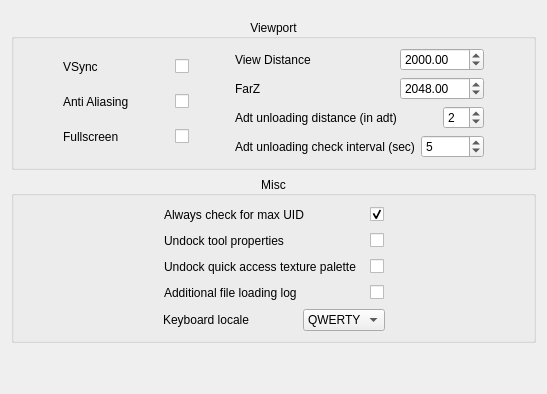
        <widget class="QWidget" name="tab_7">
         <attribute name="title">
          <string>Preferences</string>
         </attribute>
         <layout class="QVBoxLayout" name="verticalLayout_26">
          <item>
           <layout class="QVBoxLayout" name="verticalLayout_27">
            <property name="topMargin">
             <number>8</number>
            </property>
            <item>
             <widget class="QGroupBox" name="groupBox_7">
              <property name="title">
               <string>Viewport</string>
              </property>
              <property name="alignment">
               <set>Qt::AlignCenter</set>
              </property>
              <layout class="QVBoxLayout" name="verticalLayout_28">
               <item>
                <layout class="QVBoxLayout" name="verticalLayout_29">
                 <item>
                  <layout class="QHBoxLayout" name="horizontalLayout_49">
                   <item>
                    <spacer name="horizontalSpacer_38">
                     <property name="orientation">
                      <enum>Qt::Horizontal</enum>
                     </property>
                     <property name="sizeHint" stdset="0">
                      <size>
                       <width>40</width>
                       <height>20</height>
                      </size>
                     </property>
                    </spacer>
                   </item>
                   <item>
                    <layout class="QVBoxLayout" name="verticalLayout_30">
                     <item>
                      <layout class="QHBoxLayout" name="horizontalLayout_50">
                       <item>
                        <widget class="QLabel" name="label_32">
                         <property name="toolTip">
                          <string>Requires restart</string>
                         </property>
                         <property name="text">
                          <string>VSync</string>
                         </property>
                        </widget>
                       </item>
                       <item>
                        <spacer name="horizontalSpacer_39">
                         <property name="orientation">
                          <enum>Qt::Horizontal</enum>
                         </property>
                         <property name="sizeHint" stdset="0">
                          <size>
                           <width>40</width>
                           <height>20</height>
                          </size>
                         </property>
                        </spacer>
                       </item>
                       <item>
                        <widget class="QCheckBox" name="_vsync_cb">
                         <property name="toolTip">
                          <string>Requires restart</string>
                         </property>
                         <property name="text">
                          <string/>
                         </property>
                        </widget>
                       </item>
                      </layout>
                     </item>
                     <item>
                      <layout class="QHBoxLayout" name="horizontalLayout_51">
                       <item>
                        <widget class="QLabel" name="label_33">
                         <property name="toolTip">
                          <string>Requires restart</string>
                         </property>
                         <property name="text">
                          <string>Anti Aliasing</string>
                         </property>
                        </widget>
                       </item>
                       <item>
                        <spacer name="horizontalSpacer_40">
                         <property name="orientation">
                          <enum>Qt::Horizontal</enum>
                         </property>
                         <property name="sizeHint" stdset="0">
                          <size>
                           <width>40</width>
                           <height>20</height>
                          </size>
                         </property>
                        </spacer>
                       </item>
                       <item>
                        <widget class="QCheckBox" name="_anti_aliasing_cb">
                         <property name="toolTip">
                          <string>Requires restart</string>
                         </property>
                         <property name="text">
                          <string/>
                         </property>
                        </widget>
                       </item>
                      </layout>
                     </item>
                     <item>
                      <layout class="QHBoxLayout" name="horizontalLayout_52">
                       <item>
                        <widget class="QLabel" name="label_34">
                         <property name="toolTip">
                          <string>Requires restart</string>
                         </property>
                         <property name="text">
                          <string>Fullscreen</string>
                         </property>
                        </widget>
                       </item>
                       <item>
                        <spacer name="horizontalSpacer_41">
                         <property name="orientation">
                          <enum>Qt::Horizontal</enum>
                         </property>
                         <property name="sizeHint" stdset="0">
                          <size>
                           <width>40</width>
                           <height>20</height>
                          </size>
                         </property>
                        </spacer>
                       </item>
                       <item>
                        <widget class="QCheckBox" name="_fullscreen_cb">
                         <property name="toolTip">
                          <string>Requires restart</string>
                         </property>
                         <property name="text">
                          <string/>
                         </property>
                        </widget>
                       </item>
                      </layout>
                     </item>
                    </layout>
                   </item>
                   <item>
                    <spacer name="horizontalSpacer_42">
                     <property name="orientation">
                      <enum>Qt::Horizontal</enum>
                     </property>
                     <property name="sizeHint" stdset="0">
                      <size>
                       <width>40</width>
                       <height>20</height>
                      </size>
                     </property>
                    </spacer>
                   </item>
                   <item>
                    <layout class="QVBoxLayout" name="verticalLayout_31">
                     <item>
                      <layout class="QHBoxLayout" name="horizontalLayout_53">
                       <item>
                        <widget class="QLabel" name="label_35">
                         <property name="text">
                          <string>View Distance</string>
                         </property>
                        </widget>
                       </item>
                       <item>
                        <spacer name="horizontalSpacer_43">
                         <property name="orientation">
                          <enum>Qt::Horizontal</enum>
                         </property>
                         <property name="sizeHint" stdset="0">
                          <size>
                           <width>40</width>
                           <height>20</height>
                          </size>
                         </property>
                        </spacer>
                       </item>
                       <item>
                        <widget class="QDoubleSpinBox" name="viewDistanceField">
                         <property name="maximum">
                          <double>1048576.000000000000000</double>
                         </property>
                         <property name="value">
                          <double>2000.000000000000000</double>
                         </property>
                        </widget>
                       </item>
                      </layout>
                     </item>
                     <item>
                      <layout class="QHBoxLayout" name="horizontalLayout_54">
                       <item>
                        <widget class="QLabel" name="label_36">
                         <property name="text">
                          <string>FarZ</string>
                         </property>
                        </widget>
                       </item>
                       <item>
                        <spacer name="horizontalSpacer_44">
                         <property name="orientation">
                          <enum>Qt::Horizontal</enum>
                         </property>
                         <property name="sizeHint" stdset="0">
                          <size>
                           <width>40</width>
                           <height>20</height>
                          </size>
                         </property>
                        </spacer>
                       </item>
                       <item>
                        <widget class="QDoubleSpinBox" name="farZField">
                         <property name="maximum">
                          <double>1048576.000000000000000</double>
                         </property>
                         <property name="value">
                          <double>2048.000000000000000</double>
                         </property>
                        </widget>
                       </item>
                      </layout>
                     </item>
                     <item>
                      <layout class="QHBoxLayout" name="horizontalLayout_55">
                       <item>
                        <widget class="QLabel" name="label_37">
                         <property name="text">
                          <string>Adt unloading distance (in adt)</string>
                         </property>
                        </widget>
                       </item>
                       <item>
                        <spacer name="horizontalSpacer_45">
                         <property name="orientation">
                          <enum>Qt::Horizontal</enum>
                         </property>
                         <property name="sizeHint" stdset="0">
                          <size>
                           <width>40</width>
                           <height>20</height>
                          </size>
                         </property>
                        </spacer>
                       </item>
                       <item>
                        <widget class="QSpinBox" name="_adt_unload_dist">
                         <property name="minimum">
                          <number>1</number>
                         </property>
                         <property name="maximum">
                          <number>64</number>
                         </property>
                         <property name="value">
                          <number>2</number>
                         </property>
                        </widget>
                       </item>
                      </layout>
                     </item>
                     <item>
                      <layout class="QHBoxLayout" name="horizontalLayout_56">
                       <item>
                        <widget class="QLabel" name="label_38">
                         <property name="text">
                          <string>Adt unloading check interval (sec)</string>
                         </property>
                        </widget>
                       </item>
                       <item>
                        <widget class="QSpinBox" name="_adt_unload_check_interval">
                         <property name="minimum">
                          <number>1</number>
                         </property>
                         <property name="value">
                          <number>5</number>
                         </property>
                        </widget>
                       </item>
                      </layout>
                     </item>
                    </layout>
                   </item>
                   <item>
                    <spacer name="horizontalSpacer_46">
                     <property name="orientation">
                      <enum>Qt::Horizontal</enum>
                     </property>
                     <property name="sizeHint" stdset="0">
                      <size>
                       <width>40</width>
                       <height>20</height>
                      </size>
                     </property>
                    </spacer>
                   </item>
                  </layout>
                 </item>
                </layout>
               </item>
              </layout>
             </widget>
            </item>
           </layout>
          </item>
          <item>
           <widget class="QGroupBox" name="groupBox_8">
            <property name="title">
             <string>Misc</string>
            </property>
            <property name="alignment">
             <set>Qt::AlignCenter</set>
            </property>
            <layout class="QVBoxLayout" name="verticalLayout_32">
             <item>
              <layout class="QVBoxLayout" name="verticalLayout_33">
               <property name="bottomMargin">
                <number>0</number>
               </property>
               <item>
                <layout class="QHBoxLayout" name="horizontalLayout_57">
                 <item>
                  <spacer name="horizontalSpacer_47">
                   <property name="orientation">
                    <enum>Qt::Horizontal</enum>
                   </property>
                   <property name="sizeHint" stdset="0">
                    <size>
                     <width>40</width>
                     <height>20</height>
                    </size>
                   </property>
                  </spacer>
                 </item>
                 <item>
                  <widget class="QLabel" name="label_39">
                   <property name="minimumSize">
                    <size>
                     <width>200</width>
                     <height>0</height>
                    </size>
                   </property>
                   <property name="text">
                    <string>Always check for max UID</string>
                   </property>
                  </widget>
                 </item>
                 <item>
                  <widget class="QCheckBox" name="_uid_cb">
                   <property name="text">
                    <string/>
                   </property>
                   <property name="checked">
                    <bool>true</bool>
                   </property>
                  </widget>
                 </item>
                 <item>
                  <spacer name="horizontalSpacer_48">
                   <property name="orientation">
                    <enum>Qt::Horizontal</enum>
                   </property>
                   <property name="sizeHint" stdset="0">
                    <size>
                     <width>40</width>
                     <height>20</height>
                    </size>
                   </property>
                  </spacer>
                 </item>
                </layout>
               </item>
               <item>
                <layout class="QHBoxLayout" name="horizontalLayout_59">
                 <item>
                  <spacer name="horizontalSpacer_51">
                   <property name="orientation">
                    <enum>Qt::Horizontal</enum>
                   </property>
                   <property name="sizeHint" stdset="0">
                    <size>
                     <width>40</width>
                     <height>20</height>
                    </size>
                   </property>
                  </spacer>
                 </item>
                 <item>
                  <widget class="QLabel" name="label_41">
                   <property name="minimumSize">
                    <size>
                     <width>200</width>
                     <height>0</height>
                    </size>
                   </property>
                   <property name="text">
                    <string>Undock tool properties</string>
                   </property>
                  </widget>
                 </item>
                 <item>
                  <widget class="QCheckBox" name="_undock_tool_properties">
                   <property name="text">
                    <string/>
                   </property>
                  </widget>
                 </item>
                 <item>
                  <spacer name="horizontalSpacer_52">
                   <property name="orientation">
                    <enum>Qt::Horizontal</enum>
                   </property>
                   <property name="sizeHint" stdset="0">
                    <size>
                     <width>40</width>
                     <height>20</height>
                    </size>
                   </property>
                  </spacer>
                 </item>
                </layout>
               </item>
               <item>
                <layout class="QHBoxLayout" name="horizontalLayout_60">
                 <item>
                  <spacer name="horizontalSpacer_53">
                   <property name="orientation">
                    <enum>Qt::Horizontal</enum>
                   </property>
                   <property name="sizeHint" stdset="0">
                    <size>
                     <width>40</width>
                     <height>20</height>
                    </size>
                   </property>
                  </spacer>
                 </item>
                 <item>
                  <widget class="QLabel" name="label_42">
                   <property name="minimumSize">
                    <size>
                     <width>200</width>
                     <height>0</height>
                    </size>
                   </property>
                   <property name="text">
                    <string>Undock quick access texture palette</string>
                   </property>
                  </widget>
                 </item>
                 <item>
                  <widget class="QCheckBox" name="_undock_small_texture_palette">
                   <property name="text">
                    <string/>
                   </property>
                  </widget>
                 </item>
                 <item>
                  <spacer name="horizontalSpacer_54">
                   <property name="orientation">
                    <enum>Qt::Horizontal</enum>
                   </property>
                   <property name="sizeHint" stdset="0">
                    <size>
                     <width>40</width>
                     <height>20</height>
                    </size>
                   </property>
                  </spacer>
                 </item>
                </layout>
               </item>
               <item>
                <layout class="QHBoxLayout" name="horizontalLayout_61">
                 <item>
                  <spacer name="horizontalSpacer_55">
                   <property name="orientation">
                    <enum>Qt::Horizontal</enum>
                   </property>
                   <property name="sizeHint" stdset="0">
                    <size>
                     <width>40</width>
                     <height>20</height>
                    </size>
                   </property>
                  </spacer>
                 </item>
                 <item>
                  <widget class="QLabel" name="label_43">
                   <property name="minimumSize">
                    <size>
                     <width>200</width>
                     <height>0</height>
                    </size>
                   </property>
                   <property name="text">
                    <string>Additional file loading log</string>
                   </property>
                  </widget>
                 </item>
                 <item>
                  <widget class="QCheckBox" name="_additional_file_loading_log">
                   <property name="text">
                    <string/>
                   </property>
                  </widget>
                 </item>
                 <item>
                  <spacer name="horizontalSpacer_56">
                   <property name="orientation">
                    <enum>Qt::Horizontal</enum>
                   </property>
                   <property name="sizeHint" stdset="0">
                    <size>
                     <width>40</width>
                     <height>20</height>
                    </size>
                   </property>
                  </spacer>
                 </item>
                </layout>
               </item>
               <item>
                <layout class="QHBoxLayout" name="horizontalLayout_9">
                 <property name="bottomMargin">
                  <number>0</number>
                 </property>
                 <item>
                  <spacer name="horizontalSpacer_2">
                   <property name="orientation">
                    <enum>Qt::Horizontal</enum>
                   </property>
                   <property name="sizeHint" stdset="0">
                    <size>
                     <width>40</width>
                     <height>20</height>
                    </size>
                   </property>
                  </spacer>
                 </item>
                 <item>
                  <widget class="QLabel" name="label_8">
                   <property name="minimumSize">
                    <size>
                     <width>134</width>
                     <height>0</height>
                    </size>
                   </property>
                   <property name="text">
                    <string>Keyboard locale</string>
                   </property>
                  </widget>
                 </item>
                 <item>
                  <widget class="QComboBox" name="_keyboard_locale">
                   <property name="minimumSize">
                    <size>
                     <width>80</width>
                     <height>0</height>
                    </size>
                   </property>
                   <item>
                    <property name="text">
                     <string>QWERTY</string>
                    </property>
                   </item>
                   <item>
                    <property name="text">
                     <string>AZERTY</string>
                    </property>
                   </item>
                  </widget>
                 </item>
                 <item>
                  <spacer name="horizontalSpacer_3">
                   <property name="orientation">
                    <enum>Qt::Horizontal</enum>
                   </property>
                   <property name="sizeHint" stdset="0">
                    <size>
                     <width>40</width>
                     <height>20</height>
                    </size>
                   </property>
                  </spacer>
                 </item>
                </layout>
               </item>
              </layout>
             </item>
            </layout>
           </widget>
          </item>
          <item>
           <spacer name="verticalSpacer_7">
            <property name="orientation">
             <enum>Qt::Vertical</enum>
            </property>
            <property name="sizeHint" stdset="0">
             <size>
              <width>20</width>
              <height>40</height>
             </size>
            </property>
           </spacer>
          </item>
         </layout>
        </widget>
